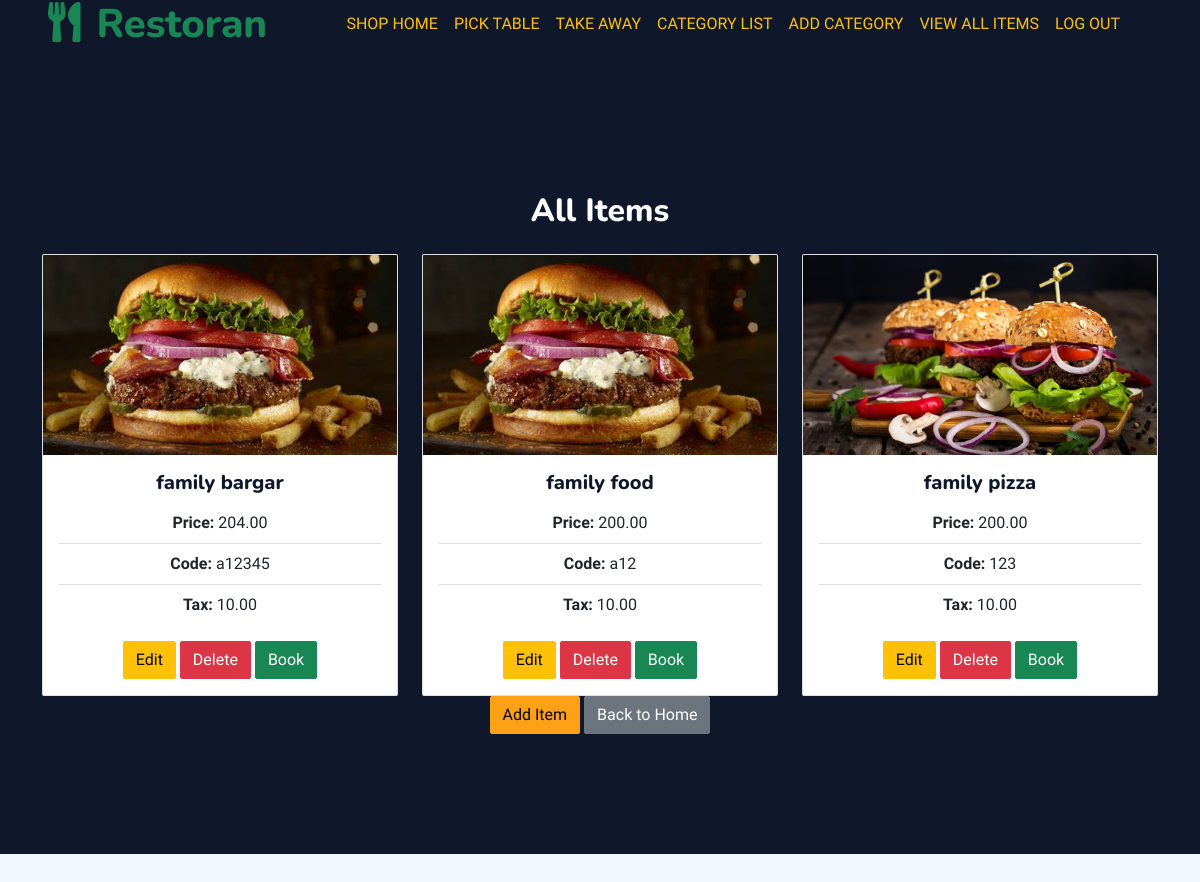
Screenshot of /all_items/ (signed in) with the database file from the repository.
### TableApp/models.py (models this page shows)
class Item(models.Model):
    category = models.ForeignKey(Category, on_delete=models.CASCADE)
    barcode = models.CharField(max_length=255)
    tax = models.DecimalField(max_digits=5, decimal_places=2)
    name = models.CharField(max_length=255)
    price = models.DecimalField(max_digits=10, decimal_places=2)

class Category(models.Model):
    shop = models.ForeignKey(Register_table, on_delete=models.CASCADE)
    name = models.CharField(max_length=255)
    image = models.ImageField(upload_to='category_images/', null=True, blank=True)

### TableApp/views.py (the view)
# urls.py: path('all_items/', all_items, name='all_items'),
def all_items(request):
    shop = request.user.register_table
    items = Item.objects.filter(category__shop=shop).select_related('category').all()
    return render(request, 'all_items.html', {'items': items})

### TableApp/templates/all_items.html (shortened to what this page needs)
{% load static %}
<!DOCTYPE html>
<html lang="en">
<head>
    <link href="https://cdnjs.cloudflare.com/ajax/libs/font-awesome/5.10.0/css/all.min.css" rel="stylesheet">
    <link href="https://cdn.jsdelivr.net/npm/bootstrap-icons@1.4.1/font/bootstrap-icons.css" rel="stylesheet">
    <link href="{% static 'lib/animate/animate.min.css' %}" rel="stylesheet">
    <link href="{% static 'lib/tempusdominus/css/tempusdominus-bootstrap-4.min.css' %}" rel="stylesheet" />
    <link href="{% static 'css/bootstrap.min.css' %}" rel="stylesheet">
</head>
<body>
    <div class="container-xxl bg-white p-0">
        <div class="container-xxl position-relative p-0">
            <nav class="navbar navbar-expand-lg navbar-dark bg-dark px-4 px-lg-5 py-3 py-lg-0">
                <a href="#" class="navbar-brand p-0">
                    <h1 class="text-success m-0"><i class="fa fa-utensils me-3"></i>Restoran</h1>
                </a>
                <div class="collapse navbar-collapse" id="navbarCollapse">
                    <div class="navbar-nav ms-auto py-0 pe-4">
                        <a href="{% url 'TableApp:shop_home' %}" class="nav-item nav-link active text-uppercase custom-yellow-text">Shop Home</a>
                        <a href="{% url 'TableApp:table' %}" class="nav-item nav-link active text-uppercase custom-yellow-text">Pick Table</a>
                        <a href="{% url 'TableApp:take' %}" class="nav-item nav-link active text-uppercase custom-yellow-text">Take Away</a>
                        <a href="{% url 'TableApp:category_list' %}" class="nav-item nav-link active text-uppercase custom-yellow-text">Category List</a>
                        <a href="{% url 'TableApp:add_category' %}" class="nav-item nav-link active text-uppercase custom-yellow-text">Add Category</a>
                        <a href="{% url 'TableApp:all_items' %}" class="nav-item nav-link active text-uppercase custom-yellow-text">View All Items</a>
                        <a href="{% url 'TableApp:signout' %}" class="nav-item nav-link active text-uppercase custom-yellow-text">Log Out</a>
                    </div>
                </div>
            </nav>
            <div class="container-xxl py-5 bg-dark hero-header mb-5">
                <div class="container text-center my-5 pt-5 pb-4">
                    {% block content %}
                        <h2 class="text-white mb-4">All Items</h2>
                        <div class="row row-cols-1 row-cols-md-2 row-cols-lg-3 g-4">
                            {% for item in items %}
                                <div class="col">
                                    <div class="card h-100">
                                        <img src="{{ item.category.image.url }}" alt="{{ item.name }}" class="card-img-top" style="max-height: 200px; object-fit: cover;">
                                        <div class="card-body">
                                            <h5 class="card-title">{{ item.name }}</h5>
                                            <ul class="list-group list-group-flush">
                                                <li class="list-group-item">
                                                    <strong>Price:</strong> {{ item.price }}
                                                </li>
                                                <li class="list-group-item">
                                                    <strong>Code:</strong> {{ item.barcode }}
                                                </li>
                                                <li class="list-group-item">
                                                    <strong>Tax:</strong> {{ item.tax }}
                                                </li>
                                            </ul>
                                            <div class="mt-3">
                                                <a href="{% url 'TableApp:edit_item' item.id %}" class="btn btn-warning">Edit</a>
                                                <form method="post" action="{% url 'TableApp:delete_item' item.id %}" style="display: inline;">
                                                    <button type="submit" class="btn btn-danger">Delete</button>
                                                </form>
                                                <a href="{% url 'TableApp:item_details' item.id %}" class="btn btn-success">Book</a>
                                            </div>
                                        </div>
                                    </div>
                                </div>
                            {% endfor %}
                        </div>
                        <a href="{% url 'TableApp:add_item' %}" class="btn btn-primary">Add Item</a>
                        <a href="{% url 'TableApp:shop_home' %}" class="btn btn-secondary">Back to Home</a>
                    {% endblock %}
                </div>
            </div>
        </div>
    </div>
</body>
</html>

### TableApp/templates/all_items.html (style rules this page uses)
.custom-yellow-text { color: #ffc107 !important; }

### rows the page displays
Item: category.image (picture), name "family bargar", price "204.00", barcode "a12345", tax "10.00"
Item: category.image (picture), name "family food", price "200.00", barcode "a12", tax "10.00"
Item: category.image (picture), name "family pizza", price "200.00", barcode "123", tax "10.00"
